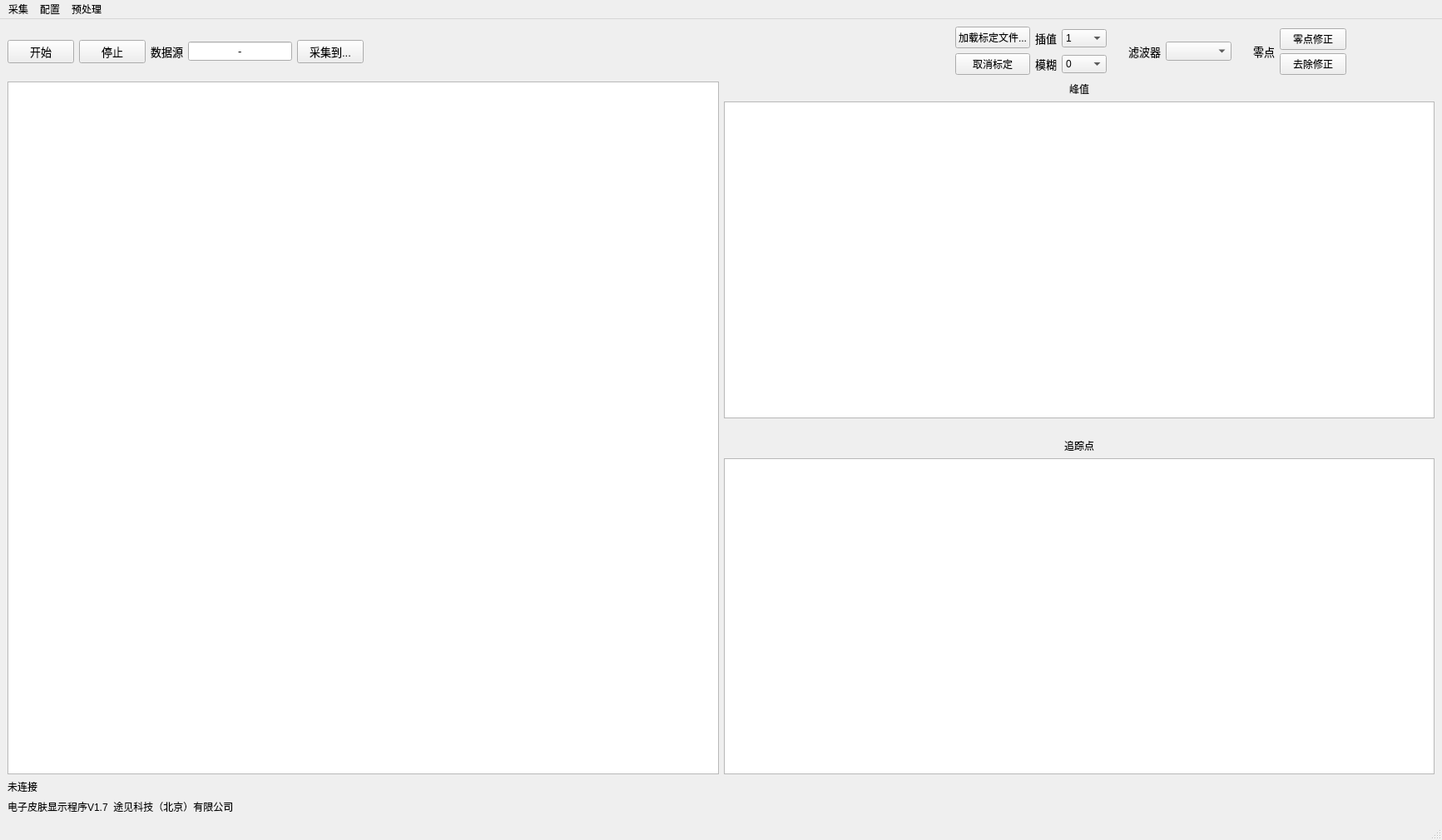
<?xml version="1.0" encoding="UTF-8"?>
<ui version="4.0">
 <class>MainWindow</class>
 <widget class="QMainWindow" name="MainWindow">
  <property name="geometry">
   <rect>
    <x>0</x>
    <y>0</y>
    <width>1733</width>
    <height>1010</height>
   </rect>
  </property>
  <property name="windowTitle">
   <string>MainWindow</string>
  </property>
  <widget class="QWidget" name="centralwidget">
   <layout class="QGridLayout" name="gridLayout_2">
    <item row="0" column="0">
     <layout class="QVBoxLayout" name="verticalLayout_3">
      <item>
       <layout class="QHBoxLayout" name="horizontalLayout">
        <item>
         <widget class="QPushButton" name="button_start">
          <property name="font">
           <font>
            <family>Arial</family>
            <pointsize>10</pointsize>
           </font>
          </property>
          <property name="text">
           <string>开始</string>
          </property>
         </widget>
        </item>
        <item>
         <widget class="QPushButton" name="button_stop">
          <property name="font">
           <font>
            <family>Arial</family>
            <pointsize>10</pointsize>
           </font>
          </property>
          <property name="text">
           <string>停止</string>
          </property>
         </widget>
        </item>
        <item>
         <widget class="QLabel" name="label_4">
          <property name="font">
           <font>
            <family>Arial</family>
            <pointsize>10</pointsize>
           </font>
          </property>
          <property name="text">
           <string>数据源</string>
          </property>
         </widget>
        </item>
        <item>
         <widget class="QLineEdit" name="com_port">
          <property name="sizePolicy">
           <sizepolicy hsizetype="Minimum" vsizetype="Fixed">
            <horstretch>0</horstretch>
            <verstretch>0</verstretch>
           </sizepolicy>
          </property>
          <property name="font">
           <font>
            <family>Arial</family>
            <pointsize>10</pointsize>
           </font>
          </property>
          <property name="text">
           <string>-</string>
          </property>
          <property name="frame">
           <bool>true</bool>
          </property>
          <property name="echoMode">
           <enum>QLineEdit::Normal</enum>
          </property>
          <property name="alignment">
           <set>Qt::AlignCenter</set>
          </property>
         </widget>
        </item>
        <item>
         <widget class="QPushButton" name="button_save_to">
          <property name="font">
           <font>
            <family>Arial</family>
            <pointsize>10</pointsize>
           </font>
          </property>
          <property name="text">
           <string>采集到...</string>
          </property>
         </widget>
        </item>
        <item>
         <spacer name="horizontalSpacer_3">
          <property name="orientation">
           <enum>Qt::Horizontal</enum>
          </property>
          <property name="sizeHint" stdset="0">
           <size>
            <width>150</width>
            <height>20</height>
           </size>
          </property>
         </spacer>
        </item>
        <item>
         <layout class="QVBoxLayout" name="verticalLayout_5"/>
        </item>
        <item>
         <spacer name="horizontalSpacer_6">
          <property name="orientation">
           <enum>Qt::Horizontal</enum>
          </property>
          <property name="sizeHint" stdset="0">
           <size>
            <width>40</width>
            <height>20</height>
           </size>
          </property>
         </spacer>
        </item>
        <item>
         <layout class="QGridLayout" name="gridLayout_3">
          <item row="0" column="0">
           <widget class="QPushButton" name="button_load_calibration">
            <property name="text">
             <string>加载标定文件...</string>
            </property>
           </widget>
          </item>
          <item row="1" column="0">
           <widget class="QPushButton" name="button_exit_calibration">
            <property name="text">
             <string>取消标定</string>
            </property>
           </widget>
          </item>
         </layout>
        </item>
        <item>
         <layout class="QGridLayout" name="gridLayout">
          <item row="0" column="0">
           <widget class="QLabel" name="label_8">
            <property name="font">
             <font>
              <family>Arial</family>
              <pointsize>10</pointsize>
             </font>
            </property>
            <property name="text">
             <string>插值</string>
            </property>
           </widget>
          </item>
          <item row="0" column="1">
           <widget class="QComboBox" name="combo_interpolate">
            <property name="font">
             <font>
              <family>Arial</family>
              <pointsize>9</pointsize>
             </font>
            </property>
            <item>
             <property name="text">
              <string>1</string>
             </property>
            </item>
            <item>
             <property name="text">
              <string>2</string>
             </property>
            </item>
            <item>
             <property name="text">
              <string>4</string>
             </property>
            </item>
           </widget>
          </item>
          <item row="1" column="0">
           <widget class="QLabel" name="label_9">
            <property name="font">
             <font>
              <family>Arial</family>
              <pointsize>10</pointsize>
             </font>
            </property>
            <property name="text">
             <string>模糊</string>
            </property>
           </widget>
          </item>
          <item row="1" column="1">
           <widget class="QComboBox" name="combo_blur">
            <property name="font">
             <font>
              <family>Arial</family>
              <pointsize>9</pointsize>
             </font>
            </property>
            <item>
             <property name="text">
              <string>0</string>
             </property>
            </item>
            <item>
             <property name="text">
              <string>0.25</string>
             </property>
            </item>
            <item>
             <property name="text">
              <string>0.5</string>
             </property>
            </item>
            <item>
             <property name="text">
              <string>1</string>
             </property>
            </item>
            <item>
             <property name="text">
              <string>2</string>
             </property>
            </item>
            <item>
             <property name="text">
              <string>4</string>
             </property>
            </item>
           </widget>
          </item>
         </layout>
        </item>
        <item>
         <spacer name="horizontalSpacer_4">
          <property name="orientation">
           <enum>Qt::Horizontal</enum>
          </property>
          <property name="sizeType">
           <enum>QSizePolicy::Preferred</enum>
          </property>
          <property name="sizeHint" stdset="0">
           <size>
            <width>20</width>
            <height>20</height>
           </size>
          </property>
         </spacer>
        </item>
        <item>
         <widget class="QLabel" name="label_6">
          <property name="font">
           <font>
            <family>Arial</family>
            <pointsize>10</pointsize>
           </font>
          </property>
          <property name="text">
           <string>滤波器</string>
          </property>
         </widget>
        </item>
        <item>
         <widget class="QComboBox" name="combo_filter_time">
          <property name="font">
           <font>
            <family>Arial</family>
            <pointsize>10</pointsize>
           </font>
          </property>
         </widget>
        </item>
        <item>
         <spacer name="horizontalSpacer_5">
          <property name="orientation">
           <enum>Qt::Horizontal</enum>
          </property>
          <property name="sizeType">
           <enum>QSizePolicy::Preferred</enum>
          </property>
          <property name="sizeHint" stdset="0">
           <size>
            <width>20</width>
            <height>20</height>
           </size>
          </property>
         </spacer>
        </item>
        <item>
         <widget class="QLabel" name="label_7">
          <property name="font">
           <font>
            <family>Arial</family>
            <pointsize>10</pointsize>
           </font>
          </property>
          <property name="text">
           <string>零点</string>
          </property>
         </widget>
        </item>
        <item>
         <layout class="QVBoxLayout" name="verticalLayout_2">
          <property name="spacing">
           <number>2</number>
          </property>
          <item>
           <widget class="QPushButton" name="button_set_zero">
            <property name="font">
             <font>
              <family>Arial</family>
              <pointsize>9</pointsize>
             </font>
            </property>
            <property name="text">
             <string>零点修正</string>
            </property>
           </widget>
          </item>
          <item>
           <widget class="QPushButton" name="button_abandon_zero">
            <property name="font">
             <font>
              <family>Arial</family>
              <pointsize>9</pointsize>
             </font>
            </property>
            <property name="text">
             <string>去除修正</string>
            </property>
           </widget>
          </item>
         </layout>
        </item>
        <item>
         <widget class="QLabel" name="label_logo">
          <property name="sizePolicy">
           <sizepolicy hsizetype="Fixed" vsizetype="Fixed">
            <horstretch>30</horstretch>
            <verstretch>2</verstretch>
           </sizepolicy>
          </property>
          <property name="minimumSize">
           <size>
            <width>100</width>
            <height>60</height>
           </size>
          </property>
          <property name="styleSheet">
           <string notr="true"/>
          </property>
          <property name="text">
           <string/>
          </property>
         </widget>
        </item>
       </layout>
      </item>
      <item>
       <layout class="QHBoxLayout" name="horizontalLayout_3">
        <item>
         <layout class="QHBoxLayout" name="horizontalLayout_2" stretch="0">
          <item>
           <widget class="GraphicsLayoutWidget" name="fig_image">
            <property name="sizePolicy">
             <sizepolicy hsizetype="Expanding" vsizetype="Expanding">
              <horstretch>0</horstretch>
              <verstretch>0</verstretch>
             </sizepolicy>
            </property>
            <property name="font">
             <font>
              <family>SimSun-ExtB</family>
              <pointsize>16</pointsize>
             </font>
            </property>
           </widget>
          </item>
         </layout>
        </item>
        <item>
         <layout class="QVBoxLayout" name="verticalLayout">
          <item>
           <widget class="QLabel" name="label_maximum">
            <property name="text">
             <string>峰值</string>
            </property>
            <property name="alignment">
             <set>Qt::AlignCenter</set>
            </property>
           </widget>
          </item>
          <item>
           <widget class="GraphicsLayoutWidget" name="fig_1">
            <property name="font">
             <font>
              <family>SimSun-ExtB</family>
              <pointsize>16</pointsize>
             </font>
            </property>
           </widget>
          </item>
          <item>
           <spacer name="verticalSpacer_3">
            <property name="orientation">
             <enum>Qt::Vertical</enum>
            </property>
            <property name="sizeType">
             <enum>QSizePolicy::Preferred</enum>
            </property>
            <property name="sizeHint" stdset="0">
             <size>
              <width>20</width>
              <height>18</height>
             </size>
            </property>
           </spacer>
          </item>
          <item>
           <widget class="QLabel" name="label_tracing">
            <property name="text">
             <string>追踪点</string>
            </property>
            <property name="alignment">
             <set>Qt::AlignCenter</set>
            </property>
           </widget>
          </item>
          <item>
           <widget class="GraphicsLayoutWidget" name="fig_2">
            <property name="font">
             <font>
              <family>SimSun-ExtB</family>
              <pointsize>16</pointsize>
             </font>
            </property>
           </widget>
          </item>
         </layout>
        </item>
       </layout>
      </item>
      <item>
       <widget class="QLabel" name="console_out">
        <property name="font">
         <font>
          <pointsize>9</pointsize>
         </font>
        </property>
        <property name="text">
         <string>未连接</string>
        </property>
       </widget>
      </item>
      <item>
       <widget class="QLabel" name="label_5">
        <property name="text">
         <string>电子皮肤显示程序V1.7  途见科技（北京）有限公司</string>
        </property>
       </widget>
      </item>
     </layout>
    </item>
   </layout>
  </widget>
  <widget class="QMenuBar" name="menubar">
   <property name="geometry">
    <rect>
     <x>0</x>
     <y>0</y>
     <width>1733</width>
     <height>22</height>
    </rect>
   </property>
   <widget class="QMenu" name="menu">
    <property name="title">
     <string>采集</string>
    </property>
    <addaction name="action_start"/>
    <addaction name="action_stop"/>
    <addaction name="separator"/>
    <addaction name="action_save_to"/>
    <addaction name="action_save_finish"/>
   </widget>
   <widget class="QMenu" name="menu_2">
    <property name="title">
     <string>配置</string>
    </property>
    <addaction name="action_config"/>
   </widget>
   <widget class="QMenu" name="menu_3">
    <property name="title">
     <string>预处理</string>
    </property>
    <addaction name="action_load_calibration"/>
    <addaction name="action_exit_calibration"/>
    <addaction name="separator"/>
    <addaction name="action_set_zero"/>
    <addaction name="action_abandon_zero"/>
    <addaction name="separator"/>
    <addaction name="action_2"/>
   </widget>
   <addaction name="menu"/>
   <addaction name="menu_2"/>
   <addaction name="menu_3"/>
  </widget>
  <widget class="QStatusBar" name="statusbar"/>
  <action name="action_start">
   <property name="text">
    <string>开始</string>
   </property>
  </action>
  <action name="action_stop">
   <property name="text">
    <string>停止</string>
   </property>
  </action>
  <action name="action_save_to">
   <property name="text">
    <string>采集到...</string>
   </property>
  </action>
  <action name="action_save_finish">
   <property name="text">
    <string>结束采集</string>
   </property>
  </action>
  <action name="action_config">
   <property name="text">
    <string>基本配置...</string>
   </property>
  </action>
  <action name="action_calibrate">
   <property name="text">
    <string>选择标定文件...</string>
   </property>
  </action>
  <action name="action_7">
   <property name="text">
    <string>设置滤波...</string>
   </property>
  </action>
  <action name="action_set_zero">
   <property name="text">
    <string>零点修正</string>
   </property>
  </action>
  <action name="action_abandon_zero">
   <property name="text">
    <string>解除零点修正</string>
   </property>
  </action>
  <action name="action_load_calibration">
   <property name="text">
    <string>加载标定文件...</string>
   </property>
  </action>
  <action name="action_exit_calibration">
   <property name="text">
    <string>解除标定</string>
   </property>
  </action>
  <action name="action_2">
   <property name="text">
    <string>滤波...</string>
   </property>
  </action>
 </widget>
 <customwidgets>
  <customwidget>
   <class>GraphicsLayoutWidget</class>
   <extends>QGraphicsView</extends>
   <header location="global">pyqtgraph</header>
  </customwidget>
 </customwidgets>
 <resources/>
 <connections/>
</ui>
